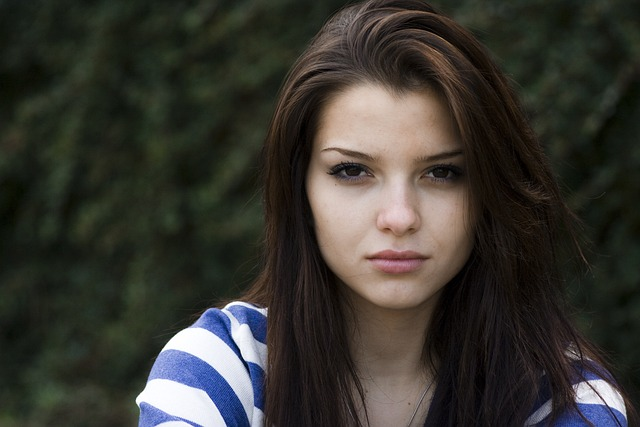
#> input picture assets/images/test.jpg, 640 x 427 px; its folder holds only this picture in this run
$ python convert_all_models.py
#> lines starting #> are read from the running program, lines starting #| are printed output that depends on the picture
#!/usr/bin/env python3
import os
import cv2
from rknn.api import RKNN

# 测试图片目录
TEST_IMAGES_DIR = '../images'
OUTPUT_DIR = './images_640'
TARGET_SIZE = (640, 640)

MODELS = [
    {
        'name': 'yolo_face',
        'onnx': '/home/radxa/.cache/huggingface/hub/models--deepghs--yolo-face/snapshots/e3662574830c534dfcc9c3b7ea4d89272f8aae4e/yolov8n-face/model.onnx',
        'rknn': './model/deepghs/yolo-face/yolo_face_int8.rknn',
        'inputs': ['images'],
        'input_size_list': [[1, 3, 640, 640]],
    },
]


def resize_test_images():
    """将测试图片 resize 为 640x640，返回 numpy 数组列表"""
    os.makedirs(OUTPUT_DIR, exist_ok=True)

    valid_exts = ('.jpg', '.jpeg', '.png', '.bmp')
    files = [f for f in os.listdir(TEST_IMAGES_DIR) if f.lower().endswith(valid_exts)]

    print(f"Found {len(files)} test images")

    dataset = []
    for f in files:
        src = os.path.join(TEST_IMAGES_DIR, f)
        dst = os.path.join(OUTPUT_DIR, f)

        img = cv2.imread(src)
#> img is the input picture: shape (427, 640, 3); mean B, G, R 48.2, 54.5, 56.3
        if img is None:
            print(f"  [SKIP] {f} - cannot read")
            continue

        # Resize to 640x640
        img_resized = cv2.resize(img, TARGET_SIZE, interpolation=cv2.INTER_LINEAR)
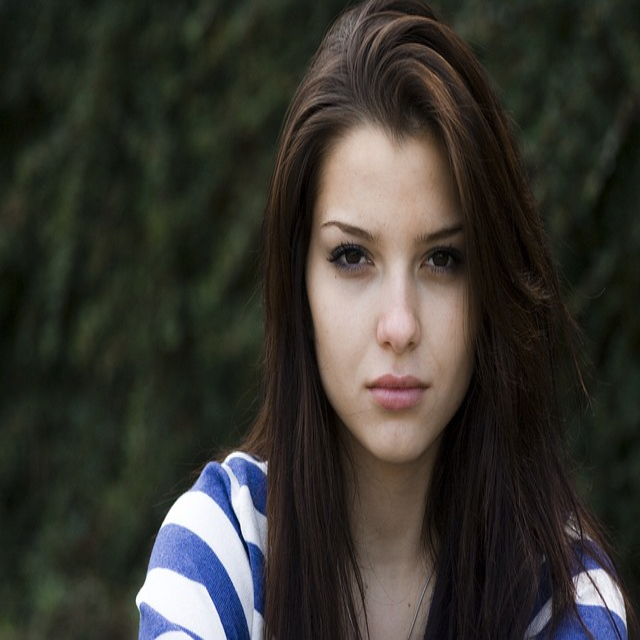
#> img_resized: shape (640, 640, 3); mean B, G, R 48.1, 54.4, 56.2
        # BGR -> RGB
        img_rgb = cv2.cvtColor(img_resized, cv2.COLOR_BGR2RGB)
        # 转换为 numpy 数组 (H, W, C)
        import numpy as np
        img_np = np.array(img_rgb, dtype=np.uint8)
        dataset.append(img_np)

        cv2.imwrite(dst, img_resized)
        orig_h, orig_w = img.shape[:2]
#> orig_h = 427; orig_w = 640
        print(f"  [OK] {f}: {orig_w}x{orig_h} -> 640x640")
#|   [OK] test.jpg: 640x427 -> 640x640

    print(f"Dataset prepared: {len(dataset)} images")
#| Dataset prepared: 1 images
    return dataset


def convert_model(model, dataset=None):
    """转换单个模型"""
    name = model['name']
    onnx_path = model['onnx']
    rknn_path = model['rknn']

    print(f"\n{'='*50}")
    print(f"Converting: {name}")
    print(f"{'='*50}")

    # 创建输出目录
    os.makedirs(os.path.dirname(rknn_path), exist_ok=True)

    if not os.path.exists(onnx_path):
        print(f"Error: ONNX model not found: {onnx_path}")
        return False

    try:
        rknn = RKNN()
        print(f"Loading ONNX: {onnx_path}")

        # 配置
        rknn.config(
            mean_values=[[0, 0, 0]],
            std_values=[[255, 255, 255]],
            target_platform='rk3566',
            quantized_dtype='w8a8',  # int8 量化 (weight 8bit, activation 8bit)
        )

        ret = rknn.load_onnx(
            model=onnx_path,
            inputs=model.get('inputs'),
            input_size_list=model.get('input_size_list')
        )
        if ret != 0:
            print(f"Error: Load ONNX failed!")
            return False

        print(f"Building RKNN model (int8 quantization)...")

        # 启用量化
        ret = rknn.build(do_quantization=True, dataset=dataset)

        if ret != 0:
            print(f"Error: Build failed!")
            return False

        print(f"Exporting RKNN: {rknn_path}")
        ret = rknn.export_rknn(rknn_path)
        if ret != 0:
            print(f"Error: Export failed!")
            return False

        print(f"Success: {name} -> {rknn_path}")
        return True
    except Exception as e:
        print(f"Error: {e}")
        import traceback
        traceback.print_exc()
        return False


def main():
    print("Starting model conversion with int8 quantization...")
    print(f"Test images dir: {TEST_IMAGES_DIR}")

    # 准备测试数据集
    dataset = resize_test_images()
#> dataset = 1 item

    success_count = 0
    for model in MODELS:
        if convert_model(model, dataset):
            success_count += 1
#> after the loop, success_count = 0

    print(f"\n{'='*50}")
    print(f"Conversion complete: {success_count}/{len(MODELS)} succeeded")
#| Conversion complete: 0/1 succeeded
    print(f"{'='*50}")


if __name__ == '__main__':
    main()
